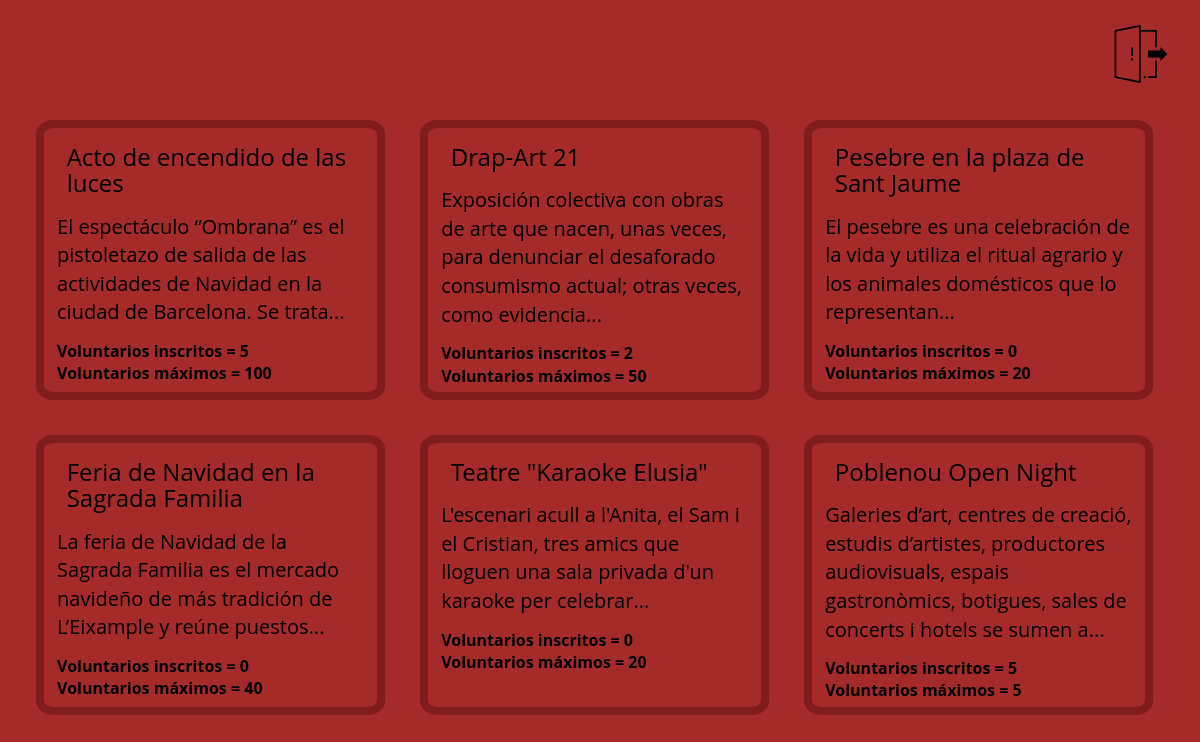
The app's page /view/evento.admin.php (signed in) with its own data.
### tables this page shows
CREATE TABLE `tbl_evento` (
  `id` int(11) NOT NULL,
  `nombre_even` varchar(45) DEFAULT NULL,
  `descripcion_even` varchar(1000) DEFAULT NULL,
  `lugar_even` varchar(50) DEFAULT NULL,
  `fecha_ini_even` date DEFAULT NULL,
  `fecha_fin_even` date DEFAULT NULL,
  `capacidad_even` int(5) NOT NULL,
  `capacidad_max_even` int(5) NOT NULL,
  `img_even` varchar(80) DEFAULT NULL
);

### view/evento.admin.php (the view, shortened to what this page needs)
<!DOCTYPE html>
<?php
include_once '../services/connection.php';
?>
<html lang="en">
<head>
    <link rel="stylesheet" href="../css/styles.css">
    <link rel="stylesheet" href="https://stackpath.bootstrapcdn.com/bootstrap/4.4.1/css/bootstrap.min.css">
    <link rel="stylesheet" href="https://maxcdn.bootstrapcdn.com/bootstrap/4.5.2/css/bootstrap.min.css">
    <link rel="stylesheet" href="https://maxcdn.bootstrapcdn.com/bootstrap/3.3.7/css/bootstrap.min.css" />
</head>
<body class="body-even-admin">
    <div class="logout"><a href="../processes/kill-login.php"><img src="../img/logout.png" ></a></div>
    <div class="visualizar-eventos">
    <?php
        function limit_words($string, $word_limit)
        {
            $words = explode(" ",$string);
            return implode(" ", array_splice($words, 0, $word_limit));
        }
        $evento=$pdo->prepare("SELECT * from tbl_evento");
        $evento->execute();
        $evento=$evento->fetchAll(PDO::FETCH_ASSOC);
        foreach ($evento as $evento) {
            $numero_evento="id=".$evento['id'];
        ?>
        <div class="evento" onclick="location.href='admin.php?<?php echo $numero_evento?>';">
            <div class="evento-contenido">
                <h3><?php echo $evento['nombre_even']; ?></h3>
                <p><?php echo limit_words($evento['descripcion_even'],20); ?>...</p>
                <div class="capacidad">
                    <p>Voluntarios inscritos = <?php echo $evento['capacidad_even'] ?></p>
                    <p>Voluntarios máximos = <?php echo $evento['capacidad_max_even'] ?></p>
                </div>
            </div>
        </div>
    <?php
    }
    ?>
    </div>
</body>
</html>

### css/styles.css (style rules this page uses)
* { margin: 0%; font-family: 'Open Sans', sans-serif; }
html { scroll-behavior: smooth; }
body { margin: 0; }
p { font-size: 2.5vh; }
.logout { position: absolute; top: 25px; right: 30px; transition: 0.5s; }
.logout a { margin-top: 3px; min-height: 55px; min-width: 55px; text-decoration: none; color: white; }
.evento { margin-right: 3%; margin-bottom: 3%; width: 30%; height: 35vh; cursor: pointer; transition: 0.5s; float: left; border: 8px solid rgb(128, 28, 28); border-radius: 5%; }
.evento h3 { margin: 5%; }
.evento p { margin: 2%; }
.visualizar-eventos { left: 3%; top: 15%; position: absolute; }
.body-even-admin { background-color: brown; color: black; }
.evento-contenido { margin: 2%; padding-bottom: 10%; }
.capacidad { margin-top: 5%; line-height: 1; }
.capacidad p { font-size: 2vh; font-weight: bold; }

### records on screen
tbl_evento: nombre_even "Acto de encendido de las luces", descripcion_even "El espectáculo “Ombrana” es el pistoletazo de salida de las actividades de Navidad en la ciudad de Barcelona. Se trata", capacidad_even "5", capacidad_max_even "100"
tbl_evento: nombre_even "Drap-Art 21", descripcion_even "Exposición colectiva con obras de arte que nacen, unas veces, para denunciar el desaforado consumismo actual; otras veces, como evidencia", capacidad_even "2", capacidad_max_even "50"
tbl_evento: nombre_even "Pesebre en la plaza de Sant Jaume", descripcion_even "El pesebre es una celebración de la vida y utiliza el ritual agrario y los animales domésticos que lo representan", capacidad_even "0", capacidad_max_even "20"
tbl_evento: nombre_even "Feria de Navidad en la Sagrada Familia", descripcion_even "La feria de Navidad de la Sagrada Familia es el mercado navideño de más tradición de L’Eixample y reúne puestos", capacidad_even "0", capacidad_max_even "40"
tbl_evento: nombre_even "Teatre \"Karaoke Elusia\"", descripcion_even "L'escenari acull a l'Anita, el Sam i el Cristian, tres amics que lloguen una sala privada d'un karaoke per celebrar", capacidad_even "0", capacidad_max_even "20"
tbl_evento: nombre_even "Poblenou Open Night", descripcion_even "Galeries d’art, centres de creació, estudis d’artistes, productores audiovisuals, espais gastronòmics, botigues, sales de concerts i hotels se sumen a", capacidad_even "5", capacidad_max_even "5"
